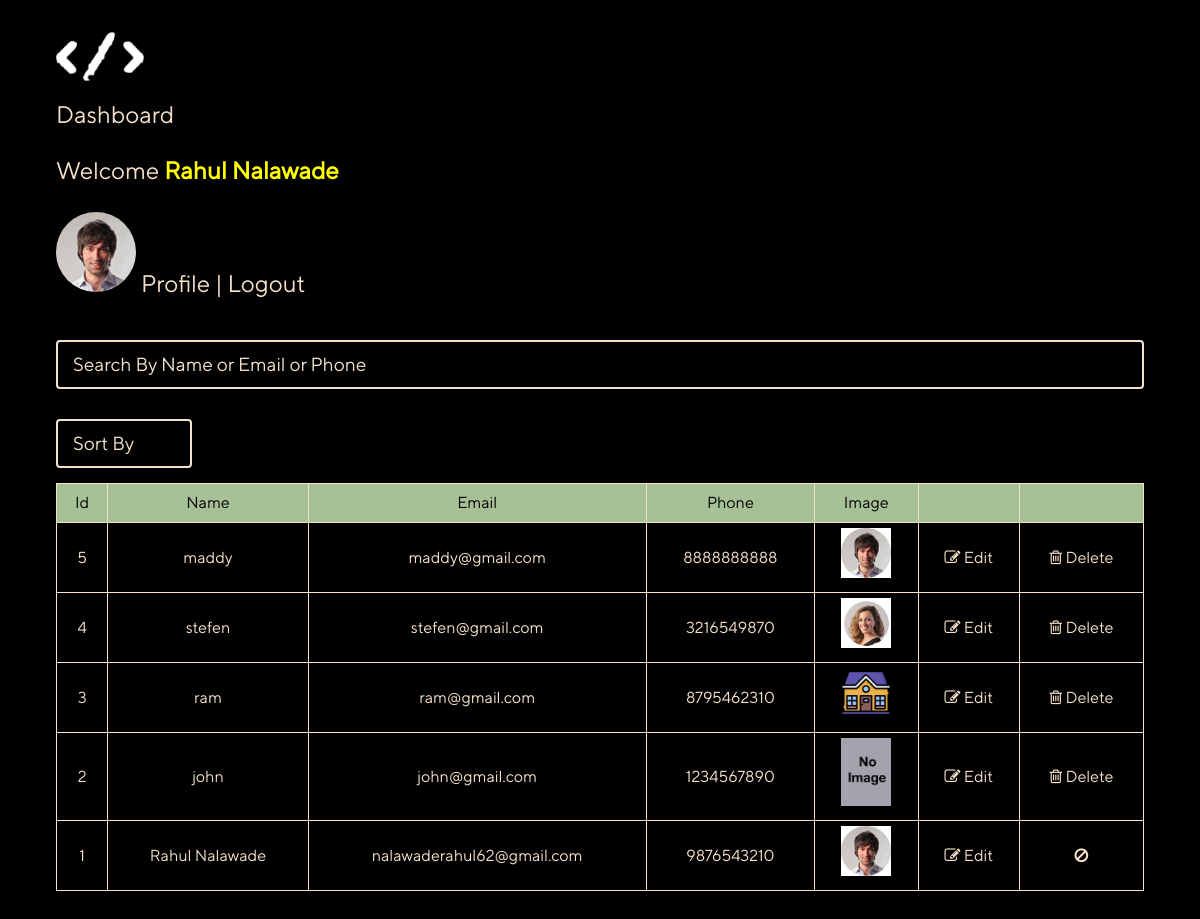
Page /index.php?dashboard (signed in) on the committed database.
### tables this page shows
CREATE TABLE `users` (
  `user_id` int(10) NOT NULL,
  `user_name` varchar(255) NOT NULL,
  `user_email` varchar(255) NOT NULL,
  `user_pass` varchar(255) NOT NULL,
  `user_contact` varchar(255) NOT NULL,
  `user_image` text NOT NULL
);

### dashboard.php (the view, shortened to what this page needs)
<?php
if(!isset($_SESSION['user_email'])){
echo "<script>window.open('login.php','_self')</script>";
}
else {
$get_user = "select user_name from users where user_email='$user_email'";
$run_user = mysqli_query($con,$get_user);
$row_user = mysqli_fetch_array($run_user);
$user_name = $row_user['user_name'];
?>
<div>
    <div>Dashboard<br><br>Welcome <span class="username"><?php  echo $user_name;?></span></div><br>
    <div>
        <?php if(empty($user_image)){ ?>
        <img class="upro" src="user_images/no-image.jpg" width="70" height="70" >
        <?php }else{ ?>
        <img class="upro" src="user_images/<?Php echo $user_image; ?>" width="70" height="70" >
        <?php } ?>
        <a href="index.php?user_profile=<?php echo $user_id; ?>" >Profile</a> | <a href="index.php?logout">Logout</a>
    </div>
</div>
<div>
   <br />
<div>
    <input type="text" id="keywords" placeholder="Search By Name or Email or Phone" onkeyup="searchFilter()"/>
    <select id="sortBy" onchange="searchFilter()">
        <option value="">Sort By</option>
    </select>
</div>
<div>
    <div id="users_content">
        <?php
        include('dbConfig.php');
        $query = $con->query("SELECT * FROM users ORDER BY user_id DESC");
        ?>
<div class="table-responsive" >
    <table width="100%" border="1" cellspacing="0" cellpadding="6">
        <thead>
        <tr>
            <th>Id</th>
            <th>Name</th>
            <th>Email</th>
            <th>Phone</th>
            <th>Image</th>
            <th></th>
            <th></th>
        </tr>
        </thead>
        <?php
        if($query->num_rows > 0){ ?>
            <div>
            <?php
                while($row_user = $query->fetch_assoc()){
                 $user_id = $row_user['user_id'];
                $user_name = $row_user['user_name'];
                $user_email = $row_user['user_email'];
                $user_contact = $row_user['user_contact'];
                $user_image = $row_user['user_image'];
        ?>
        <tbody>
        <tr>
            <td><?php echo $user_id ; ?></td>
            <td><?php echo $user_name; ?></td>
            <td><?php echo $user_email; ?></td>
            <td><?php echo $user_contact; ?></td>
            <td><?php if(empty($user_image)){ ?>
            <img src="user_images/no-image.jpg" width="50" height="50" >
            <?php }else{ ?>
            <img src="user_images/<?Php echo $user_image; ?>" width="50" height="50" >
            <?php } ?></td>
            <td>
            <a href="index.php?user_profile=<?php echo $user_id; ?>"><i class="fa fa-edit" ></i> Edit</a>
            </td>
            <td>
            <?php if($_SESSION['user_email'] == $user_email){?>
                <i class="fa fa-ban" ></i>
        <?php }else{?>
            <a href="index.php?user_delete=<?php echo $user_id; ?>"  class="userDelete" id="<?php echo $user_id; ?>">
            <i class="fa fa-trash-o" ></i> Delete</a>
        <?php }?>
            </td>
        </tr>
        <?php } ?>
        </tbody>
    </table>
</div>
        <?php } ?>
        </div>
    <?php } ?>
    </div>
</div>

### index.php (shortened to what this page needs)
<?php
include("dbConfig.php");
if(!isset($_SESSION['user_email'])){
echo "<script>window.open('login.php','_self')</script>";
}
else {
?>
<?php
$user_session = $_SESSION['user_email'];
$get_user = "select * from users  where user_email='$user_session'";
$run_user = mysqli_query($con,$get_user);
$row_user = mysqli_fetch_array($run_user);
$user_id = $row_user['user_id'];
$user_email = $row_user['user_email'];
$user_image = $row_user['user_image'];
?>
<?php include "header.php";?>
<?php
if(isset($_GET['dashboard'])){
include("dashboard.php");
}
?>
<?php } ?>
<?php include "footer.php";?>

### header.php (shortened to what this page needs)
<!DOCTYPE html>
<html lang="en-US">
<head>
	<link href="css/tags-variables-mixins.css?1663237776" rel="stylesheet" type="text/css">
	<link href="css/style.css?1663935219" rel="stylesheet" type="text/css">
	<link href="css/responsive.css?1663573932" rel="stylesheet" type="text/css">
	<link href="font-awesome/css/font-awesome.min.css" rel="stylesheet">
</head>
<body class="home">
	<header>
		<a href="" class="logo">
			<img src="images/logo.png" alt="Grafonola">
		</a>
	</header>
<div id="page-wrap" class="page-Wrap">

### footer.php (shortened to what this page needs)
		</div>
	</body>
</html>

### css/tags-variables-mixins.css (style rules this page uses)
* { -moz-box-sizing: border-box; -webkit-box-sizing: border-box; box-sizing: border-box; -webkit-tap-highlight-color: transparent; -moz-text-size-adjust: none; -webkit-text-size-adjust: none; -ms-text-size-adjust: none; -webkit-font-smoothing: antialiased; -moz-osx-font-smoothing: grayscale; }
html { margin: 0px!important; }
html, body { width: 100%; min-height: 100%; padding: 0px; margin: 0; }
body { padding: 0px; margin: 0px; min-width: 320px; color: #F5E0C9; font-family:'TT Norms Pro Regular'; font-style: normal; font-weight: 400; font-size: 24px; line-height: 28px; background-color: #000000; overflow-x: hidden; }
a { opacity: 1; transition: color .4s ease-in-out; -webkit-transition: color .4s ease-in-out; -moz-transition: color .4s ease-in-out; -o-transition: color .4s ease-in-out; position: relative; color: #F5E0C9; font-weight:400; display: inline-block; text-decoration:none; cursor:pointer; }
img { border: 0px; outline: none; display: inline-block; max-width: 100%; height: auto }
input { margin: 0px; }
input { margin: 0; }
img { height: auto }
input[type='text'], input[type='email'], input[type='tel'], input[type='date'], input[type='password'], textarea { width:100%; }
input[type='text'], input[type='tel'], input[type='date'], input[type='email'], input[type='password'], textarea, select { border:0.15em solid #F1E1CC; background-color: transparent; font-family:'TT Norms Pro Regular'; font-size:19px; line-height: 25px; padding: 10px 15px !important; margin: 0; color: #F1E1CC; border-radius: 4px; -webkit-appearance: none; -moz-appearance: none; appearance: none; }
table { width: 100% !important; border: 0; }
table tr td { padding: 5px 10px; border-collapse: collapse; text-align: center; }
table { text-align: center; margin-bottom: 20px; border-left: 1px solid #F5E0C9; border-top: 1px solid #F5E0C9; border-collapse: collapse; font-size: 16px; overflow-x:auto; }
table th { background: #A7C197; color: #000000; text-align: left; border-right: 1px solid #F5E0C9; font-weight: 500; border-bottom: 1px solid #F5E0C9; word-wrap: break-word; padding: 5px 10px; text-align: center; }
table td { border-right: 1px solid #F5E0C9; border-bottom: 1px solid #F5E0C9; word-wrap: break-word; }

### css/style.css (style rules this page uses)
body { overflow: hidden; }
body.scrollpage { overflow: auto; }
header { position: fixed; top: 0px; left: 0px; right: 0px; padding:30px; height: 100vh; width: 100vw; z-index: 15; transition: all ease 0.5s; display: flex; align-items: center; justify-content: center; }
.scrollpage header { background-color: #000000; }
.loadscreen2 header { -webkit-animation: resetheight 0.1s ease forwards; -moz-animation: resetheight 0.1s ease forwards; -o-animation: resetheight 0.1s ease forwards; animation: resetheight 0.1s ease forwards; animation-delay: 1s; }
.logo { max-width: 180px; width: 100%; height: auto; margin: 0 auto; top: 40%; left: 50%; transform: translateX(-50%); position: absolute; }
.logo img { width: 100%; height: auto; }
.loadscreen2 .logo { -webkit-animation: setlogo 1s ease forwards; -moz-animation: setlogo 1s ease forwards; -o-animation: setlogo 1s ease forwards; animation: setlogo 1s ease forwards; }
.page-Wrap { width: 100%; overflow-x: hidden; opacity: 0; z-index: 2; position: relative; padding: 100px 56px 20px 56px; margin: 0 auto; }
.loadscreen2 .page-Wrap { -webkit-animation: appearelement 1.5s ease forwards; -moz-animation: appearelement 1.5s ease forwards; -o-animation: appearelement 1.5s ease forwards; animation: appearelement 1.5s ease forwards; }
.table-responsive { overflow-x:auto; }
table { width:100%; }
input[type='text'], input[type='tel'], input[type='date'], input[type='email'], input[type='password'], textarea, select { margin:15px 0; }
select option { color: #000!important; }
img.upro { border-radius: 50px; width: 80px; height: 80px; }
.username { color:#ffff00; font-weight:700; text-transform: capitalize; }

### css/responsive.css (style rules this page uses)
@media screen and (min-width: 0px) and (max-width: 1279px) { .page-Wrap { padding: 100px 56px 20px 56px; } }

### rows in the picture
users: user_name "Rahul Nalawade", user_image (picture), user_id "1", user_email "nalawaderahul62@gmail.com", user_contact "9876543210"
users: user_id "5", user_name "maddy", user_email "maddy@gmail.com", user_contact "8888888888", user_image (picture)
users: user_id "4", user_name "stefen", user_email "stefen@gmail.com", user_contact "3216549870", user_image (picture)
users: user_id "3", user_name "ram", user_email "ram@gmail.com", user_contact "8795462310", user_image (picture)
users: user_id "2", user_name "john", user_email "john@gmail.com", user_contact "1234567890"
